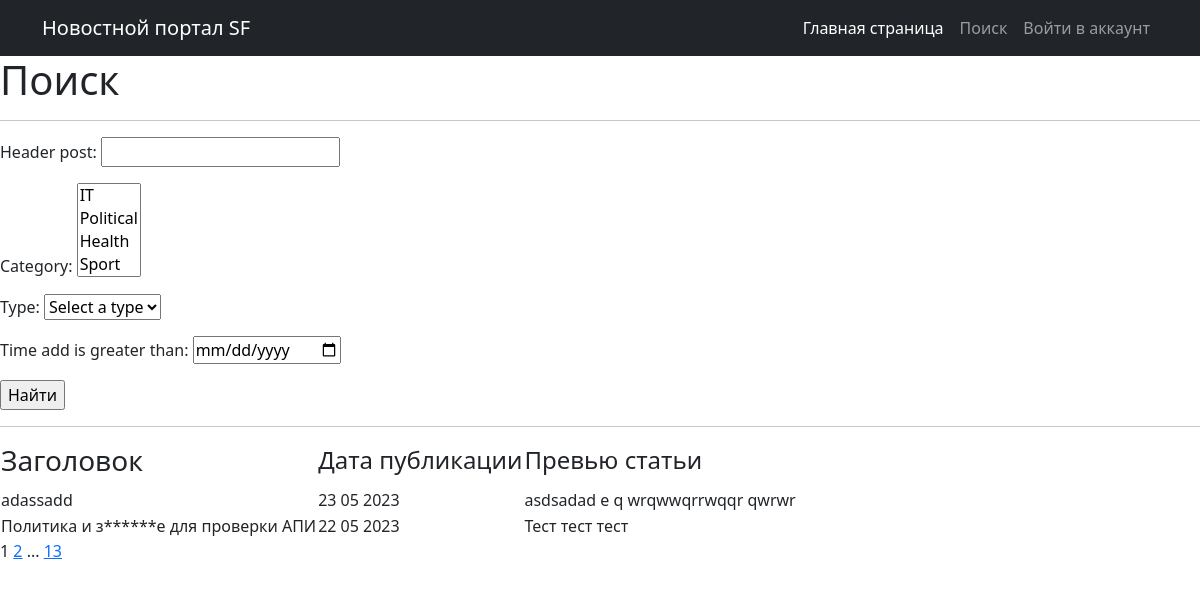
The app's page /news/search/ with its own data.
### news/models.py (models this page shows, shortened)
class Post(models.Model):
    news = 'NEWS'
    article = 'ART'
    TYPE = [
        (news, 'Новость'),
        (article, 'Статья')
    ]
    author = models.ForeignKey(Author, on_delete=models.CASCADE)
    category_type = models.CharField(max_length=4,
                                choices=TYPE,
                                default=news)
    time_add = models.DateTimeField(auto_now_add=True)
    category_post = models.ManyToManyField(Category, through='PostCategory')
    header_post = models.CharField(max_length=128)
    text = models.TextField()
    rating_post = models.SmallIntegerField(default=0)

### news/views.py (the view)
# urls.py: path('search/', PostSearch.as_view(), name='post_search'),
class PostSearch(ListView):
    model = Post
    ordering = '-time_add'
    template_name = 'search.html'
    context_object_name = 'posts'
    paginate_by = 2
    def get_queryset(self):
        queryset = super().get_queryset()
        self.filterset = PostFilter(self.request.GET, queryset)
        return self.filterset.qs
    def get_context_data(self, **kwargs):
        context = super().get_context_data(**kwargs)
        context['filterset'] = self.filterset
        return context

### news/models.py (called while the page is built)
    def __str__(self):
        return f'{self.name_category}'

### news/templatetags/custom_filters.py (called while the page is built)
@register.filter()
def censor(value):
    bad_words = ['редиска','гад', 'здоровье', 'ПСЖ']
    if not isinstance(value, str):
        raise TypeError(f'Недопустимое значение{type(value)} Нужно ввести строковое значение')
    for word in value.split():
        if word.lower() in bad_words or word.upper() in bad_words:
            value = value.replace(word, f'{word[0]}{"*" * (len(word) - 2)}{word[-1]}')
    return value

### news/templatetags/custom_tags.py (called while the page is built)
@register.simple_tag(takes_context=True)
def url_replace(context, **kwargs):
    d = context['request'].GET.copy()
    for k, v in kwargs.items():
        d[k] = v
    return d.urlencode()

### templates/search.html (shortened to what this page needs)
{% extends 'flatpages/default.html' %}
{% load custom_filters %}
{% load custom_tags %}
{% block content %}
<h1>Поиск</h1>
<hr>
<form action="" method="get">
       {{ filterset.form.as_p }}
       <input type="submit" value="Найти" />
</form>
 <hr>
    {% if posts %}
        <table margin="auto">
            <tr>
                <td><h3>Заголовок</h3></td>
                <td><h4>Дата публикации</h4></td>
                <td><h4>Превью статьи</h4></td>
            </tr>
            {% for post in posts %}
                <tr>
                    <td>{{post.header_post|censor}}</td>
                    <td>{{post.time_add|date:'d m Y'}}</td>
                    <td>{{post.text|truncatewords:20|censor}}</td>
                </tr>
            {% endfor %}
        </table>
    {% else %}
        <h2>Новостей нет...</h2>
    {% endif %}
    {{page_obj.number}}
    {% if page_obj.has_next %}
        <a href="?{% url_replace page=page_obj.next_page_number %}" > {{ page_obj.next_page_number }}</a>
        {% if paginator.num_pages != page_obj.next_page_number %}
            ...
            <a href="?{% url_replace page=page_obj.paginator.num_pages %}">{{ page_obj.paginator.num_pages }}</a>
        {% endif %}
    {% endif %}
{% endblock content %}

### records on screen
Post: header_post|censor "adassadd", time_add "23 05 2023", text|censor "asdsadad e q wrqwwqrrwqqr qwrwr"
Post: header_post|censor "Политика и з******е для проверки АПИ", time_add "22 05 2023", text|censor "Тест тест тест"

### other values on screen
{{ page_obj.number }} "1"
{{ page_obj.next_page_number }} "2"
{{ page_obj.paginator.num_pages }} "13"
